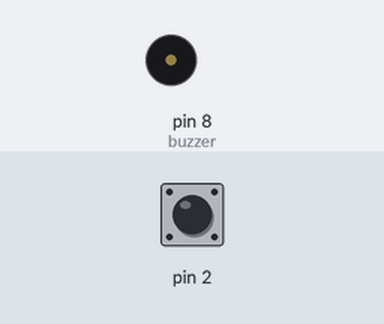
Recording of a sketch running on a simulated Arduino Uno, built with avr-gcc and run on an emulated ATmega328P. Parts: buzzer (waves = sounding). Inputs (shaded band) come from the test bench; at power-on: pin 2 HIGH.

Above: at 1.2 s.
1.3 s: pin 2 pulled LOW for 0.15 s
At 3.3 s:
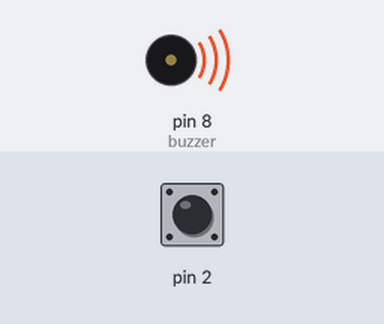
Timing chart, 0 to 10.3 s (numbered marks = the images above; inputs shaded):
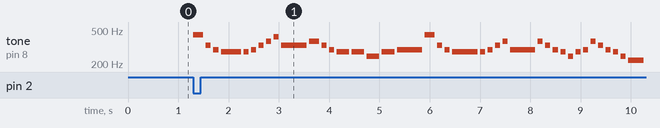

The sketch:

Ball_Switch.ino
```cpp
#include <pitches.h> // Include the pitches.h library

const int buzzer = 8; // the passive buzzer on pin 8

int melody[] = {
  NOTE_A4, NOTE_E4, NOTE_D4, NOTE_CS4, NOTE_CS4, NOTE_D4, NOTE_E4,
  NOTE_FS4, NOTE_GS4, NOTE_E4, NOTE_FS4, NOTE_E4, NOTE_D4,
  NOTE_CS4, NOTE_CS4, NOTE_B3, NOTE_CS4, NOTE_D4,

  NOTE_A4, NOTE_E4, NOTE_D4, NOTE_CS4, NOTE_CS4, NOTE_D4, NOTE_E4,
  NOTE_FS4, NOTE_D4, NOTE_FS4, NOTE_E4, NOTE_D4, NOTE_CS4,
  NOTE_B3, NOTE_CS4, NOTE_D4, NOTE_FS4, NOTE_E4, NOTE_D4, NOTE_CS4, NOTE_B3, NOTE_A3,
};

int duration[] = {
  200, 100, 100, 400, 100, 100, 100,
  100, 100, 500, 200, 100, 100,
  250, 250, 250, 250, 500,

  200, 100, 100, 500, 100, 100, 100,
  100, 500, 100, 100, 100, 100,
  100, 100, 100, 100, 100, 100, 100, 100, 300
};

void setup() {
  pinMode(buzzer, OUTPUT);
  pinMode(2, INPUT);
  digitalWrite(2, HIGH);
}

void loop() {
  int digitalVal = digitalRead(2);
  if (HIGH == digitalVal) {
    noTone(buzzer);
  } else {
    for (int thisNote = 0; thisNote < sizeof(melody) / sizeof(melody[0]); thisNote++) {
      tone(buzzer, melody[thisNote], duration[thisNote]);
      delay(duration[thisNote] + 50);
    }
    delay(1000);
  }
}
```

Measured:
- after the input at 1.3 s, tone on pin 8 (buzzer): plays 440 Hz for 0.20 s, 330 Hz for 0.10 s, 294 Hz for 0.10 s, 277 Hz for 0.40 s, 277 Hz for 0.10 s, 294 Hz for 0.10 s … (40 notes in this stretch), starting at once
